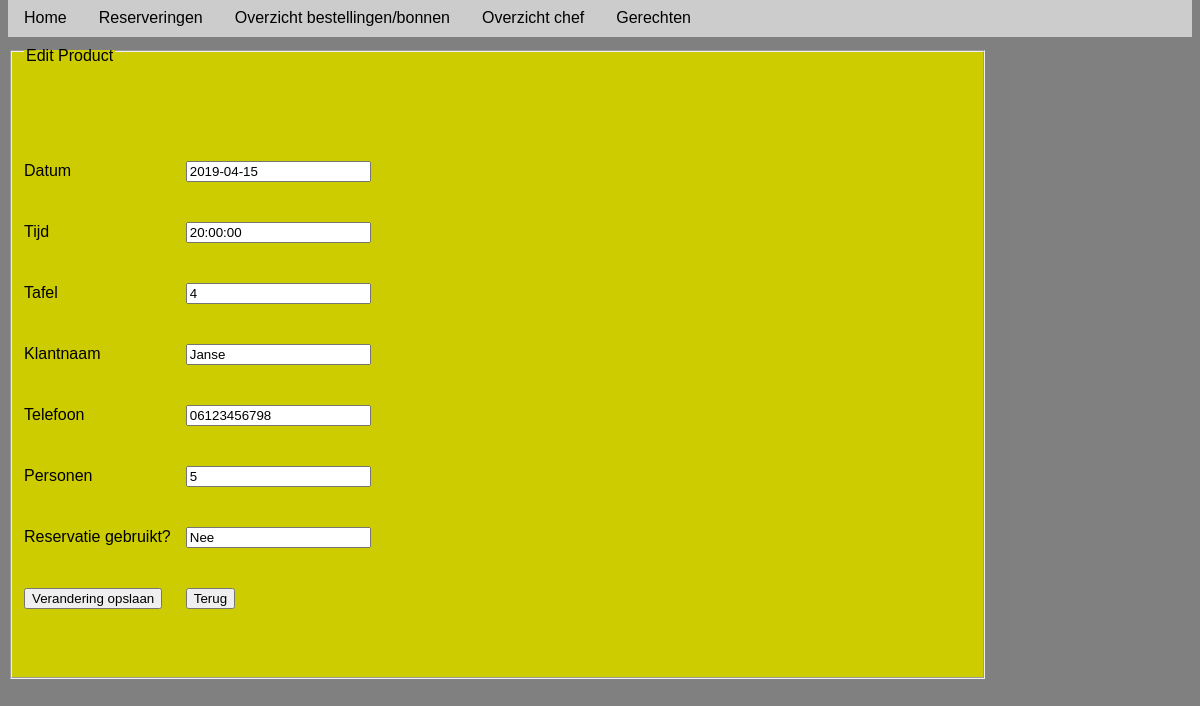
/classes/ReserveringCRUD/edit.php?id=1, run on the app's committed database.
### tables this page shows
CREATE TABLE `reservering` (
  `ReserveringID` int(11) NOT NULL,
  `Tafel` varchar(3) NOT NULL,
  `Datum` date NOT NULL,
  `Tijd` time NOT NULL,
  `Klantid` int(5) NOT NULL,
  `Personen` int(11) NOT NULL,
  `Reservatie` varchar(3) NOT NULL
);

CREATE TABLE `klant` (
  `Klantid` int(5) NOT NULL,
  `Klantnaam` varchar(30) NOT NULL,
  `Telefoon` varchar(11) NOT NULL
);

### classes/ReserveringCRUD/edit.php (the view, shortened to what this page needs)
<?php
require_once "../../includes/config.php";
if($_GET['id']) {
    $id = $_GET['id'];
    $sql = "SELECT reservering.ReserveringID, reservering.Tafel, reservering.Datum, reservering.Tijd,  klant.Klantnaam, klant.Telefoon, reservering.Personen, reservering.Klantid, reservering.Reservatie FROM reservering JOIN Klant ON reservering.Klantid = klant.Klantid WHERE ReserveringID = {$id}";
    $result = $mysqli->query($sql);
    $data = $result->fetch_assoc();
}
?>
<!DOCTYPE html>
<html>
<head>
	<link rel="stylesheet" href="../../styles/style.css">
</head>
<body>
<?
 include_once 'includes/header.php'
 ?>
<fieldset>
<br/>
    <legend>Edit Product</legend>
    <form action="update.php" method="post">
        <table cellspacing="0" cellpadding="0">
            <tr>
				<td>Datum</td>
                <td><input type="text" name="Datum" placeholder="Datum" value="<?php echo $data['Datum'] ?>" /></td>
            </tr>
            <tr>
              	<td>Tijd</td>
                <td><input type="text" name="Tijd" placeholder="Tijd" value="<?php echo $data['Tijd'] ?>" /></td>
             </tr>
             <tr>
                <td>Tafel</td>
                <td><input type="text" name="Tafel" placeholder="Tafel" value="<?php echo $data['Tafel'] ?>" /></td>
			</tr>
			<tr>
              	<td>Klantnaam</td>
                <td><input type="text" name="Klantnaam" placeholder="Klantnaam" value="<?php echo $data['Klantnaam'] ?>" /></td>
			</tr>
			<tr>
              	<td>Telefoon</td>
                <td><input type="text" name="Telefoon" placeholder="Telefoon" value="<?php echo $data['Telefoon'] ?>" /></td>
			</tr>
			<tr>
                <td>Personen</td>
                <td><input type="text" name="Personen" placeholder="Personen" value="<?php echo $data['Personen'] ?>" /></td>
            </tr>
          	<tr>
                <td>Reservatie gebruikt?</td>
                <td><input type="text" name="Reservatie" placeholder="Reservatie" value="<?php echo $data['Reservatie'] ?>" /></td>
            </tr>
            <tr>
                <input type="hidden" name="ReserveringID" value="<?php echo $data['ReserveringID']?>" /><br/>
                <input type="hidden" name="Klantid" value="<?php echo $data['Klantid']?>" /><br/><br/>
                <td><button type="submit">Verandering opslaan</button></td><br/>
                <td><a href="../../welcome.php"><button type="button">Terug</button></a></td>
            </tr>
        </table>
        <br/>
    </form>
</fieldset>
</body>
</html>

### styles/style.css (style rules this page uses)
body { background-color:gray; margin-top:-5px; font-family:"Lucida Grande", arial, sans-serif; }

### classes/ReserveringCRUD/edit.php (style rules this page uses)
legend { padding-top:10px; }
fieldset { width: 80%; height: 80%; background-color:#CCCC00; }
td { padding-right:15px; padding-bottom:40px; }

### data on the page
reservering: Datum "2019-04-15", Tijd "20:00:00", Tafel "4", Klantnaam "Janse", Telefoon "06123456798", Personen "5", Reservatie "Nee"
